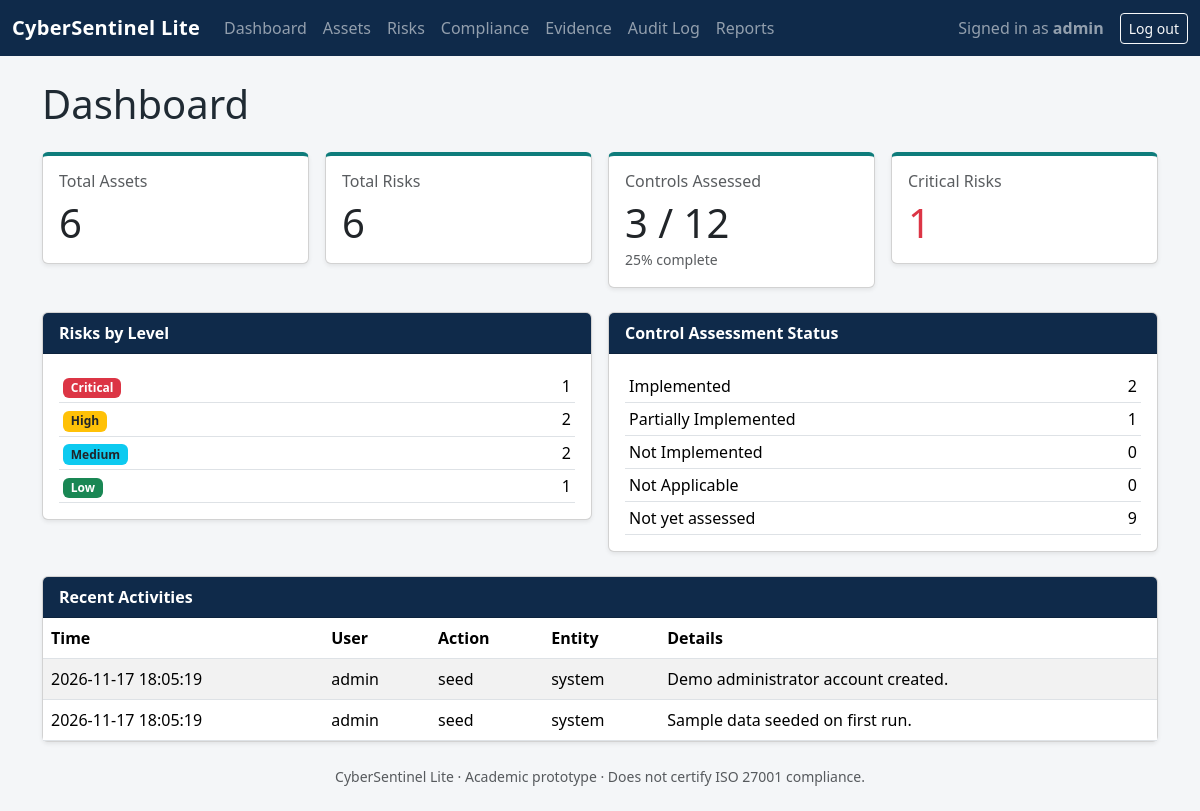
The page / (signed in) on the database its author committed.
### tables this page shows
CREATE TABLE audit_log (
            id INTEGER PRIMARY KEY AUTOINCREMENT,
            action TEXT NOT NULL,
            entity TEXT NOT NULL,
            entity_id INTEGER,
            username TEXT NOT NULL,
            timestamp TEXT NOT NULL,
            details TEXT
        );

### app.py (the view)
@app.route("/")
@login_required
def dashboard():
    db = get_db()
    total_assets = db.execute(
        "SELECT COUNT(*) FROM assets").fetchone()[0]
    total_risks = db.execute(
        "SELECT COUNT(*) FROM risks").fetchone()[0]
    level_rows = db.execute(
        "SELECT level, COUNT(*) AS c FROM risks GROUP BY level").fetchall()
    level_counts = {row["level"]: row["c"] for row in level_rows}
    for level in RISK_LEVELS:
        level_counts.setdefault(level, 0)
    total_controls = db.execute(
        "SELECT COUNT(*) FROM controls").fetchone()[0]
    assessed = db.execute(
        "SELECT COUNT(*) FROM assessments").fetchone()[0]
    status_rows = db.execute(
        "SELECT status, COUNT(*) AS c FROM assessments GROUP BY status"
    ).fetchall()
    status_counts = {row["status"]: row["c"] for row in status_rows}
    for status in CONTROL_STATUSES:
        status_counts.setdefault(status, 0)
    pct_complete = (
        round(assessed * 100 / total_controls) if total_controls else 0
    )
    recent = db.execute(
        "SELECT * FROM audit_log ORDER BY id DESC LIMIT 10").fetchall()
    return render_template(
        "dashboard.html",
        total_assets=total_assets,
        total_risks=total_risks,
        level_counts=level_counts,
        total_controls=total_controls,
        assessed=assessed,
        pct_complete=pct_complete,
        status_counts=status_counts,
        recent=recent,
    )

### app.py (called while the page is built)
def get_db():
    if "db" not in g:
        g.db = sqlite3.connect(app.config["DATABASE"])
        g.db.row_factory = sqlite3.Row
        g.db.execute("PRAGMA foreign_keys = ON")
    return g.db

def login_required(view):
    from functools import wraps
    @wraps(view)
    def wrapped(*args, **kwargs):
        if "username" not in session:
            flash("Please log in to continue.", "warning")
            return redirect(url_for("login", next=request.path))
        return view(*args, **kwargs)
    return wrapped

### templates/dashboard.html (shortened to what this page needs)
{% extends "base.html" %}
{% block content %}
<h1 class="mb-4">Dashboard</h1>
<div class="row g-3 mb-4">
  <div class="col-md-3">
    <div class="card stat-card shadow-sm">
      <div class="card-body">
        <h6 class="text-muted">Total Assets</h6>
        <p class="display-6 mb-0">{{ total_assets }}</p>
      </div>
    </div>
  </div>
  <div class="col-md-3">
    <div class="card stat-card shadow-sm">
      <div class="card-body">
        <h6 class="text-muted">Total Risks</h6>
        <p class="display-6 mb-0">{{ total_risks }}</p>
      </div>
    </div>
  </div>
  <div class="col-md-3">
    <div class="card stat-card shadow-sm">
      <div class="card-body">
        <h6 class="text-muted">Controls Assessed</h6>
        <p class="display-6 mb-0">{{ assessed }} / {{ total_controls }}</p>
        <small class="text-muted">{{ pct_complete }}% complete</small>
      </div>
    </div>
  </div>
  <div class="col-md-3">
    <div class="card stat-card shadow-sm">
      <div class="card-body">
        <h6 class="text-muted">Critical Risks</h6>
        <p class="display-6 mb-0 text-danger">{{ level_counts['Critical'] }}</p>
      </div>
    </div>
  </div>
</div>
<div class="row g-3 mb-4">
  <div class="col-md-6">
    <div class="card shadow-sm">
      <div class="card-header bg-navy text-white">Risks by Level</div>
      <div class="card-body">
        <table class="table table-sm mb-0">
          <tbody>
            <tr><td><span class="badge bg-danger">Critical</span></td><td class="text-end">{{ level_counts['Critical'] }}</td></tr>
            <tr><td><span class="badge bg-warning text-dark">High</span></td><td class="text-end">{{ level_counts['High'] }}</td></tr>
            <tr><td><span class="badge bg-info text-dark">Medium</span></td><td class="text-end">{{ level_counts['Medium'] }}</td></tr>
            <tr><td><span class="badge bg-success">Low</span></td><td class="text-end">{{ level_counts['Low'] }}</td></tr>
          </tbody>
        </table>
      </div>
    </div>
  </div>
  <div class="col-md-6">
    <div class="card shadow-sm">
      <div class="card-header bg-navy text-white">Control Assessment Status</div>
      <div class="card-body">
        <table class="table table-sm mb-0">
          <tbody>
            <tr><td>Implemented</td><td class="text-end">{{ status_counts['Implemented'] }}</td></tr>
            <tr><td>Partially Implemented</td><td class="text-end">{{ status_counts['Partially Implemented'] }}</td></tr>
            <tr><td>Not Implemented</td><td class="text-end">{{ status_counts['Not Implemented'] }}</td></tr>
            <tr><td>Not Applicable</td><td class="text-end">{{ status_counts['Not Applicable'] }}</td></tr>
            <tr><td>Not yet assessed</td><td class="text-end">{{ total_controls - assessed }}</td></tr>
          </tbody>
        </table>
      </div>
    </div>
  </div>
</div>
<div class="card shadow-sm">
  <div class="card-header bg-navy text-white">Recent Activities</div>
  <div class="card-body p-0">
    {% if recent %}
    <table class="table table-striped mb-0">
      <thead>
        <tr><th>Time</th><th>User</th><th>Action</th><th>Entity</th><th>Details</th></tr>
      </thead>
      <tbody>
        {% for row in recent %}
        <tr>
          <td>{{ row['timestamp'] }}</td>
          <td>{{ row['username'] }}</td>
          <td>{{ row['action'] }}</td>
          <td>{{ row['entity'] }}{% if row['entity_id'] %} #{{ row['entity_id'] }}{% endif %}</td>
          <td>{{ row['details'] }}</td>
        </tr>
        {% endfor %}
      </tbody>
    </table>
    {% else %}
    <p class="p-3 mb-0 text-muted">No activity recorded yet.</p>
    {% endif %}
  </div>
</div>
{% endblock %}

### static/css/style.css (style rules this page uses)
:root { --navy: #0f2a4a; --teal: #0e7c7b; --teal-dark: #0a5e5d; }
body { background-color: #f4f6f8; color: #1f2a33; }
.bg-navy { background-color: var(--navy) !important; }
.card-header.bg-navy { font-weight: 600; }
.stat-card { border-top: 4px solid var(--teal); }
.table th { white-space: nowrap; }

### rows shown on the page
audit_log: timestamp "2026-11-17 18:05:19", username "admin", action "seed", entity "system", details "Demo administrator account created."
audit_log: timestamp "2026-11-17 18:05:19", username "admin", action "seed", entity "system", details "Sample data seeded on first run."

### other values the page prints
{{ session['username'] }} "admin"
{{ total_assets }} "6"
{{ total_risks }} "6"
{{ assessed }} "3"
{{ total_controls }} "12"
{{ pct_complete }} "25"
{{ level_counts['Critical'] }} "1"
{{ level_counts['High'] }} "2"
{{ level_counts['Medium'] }} "2"
{{ level_counts['Low'] }} "1"
{{ status_counts['Implemented'] }} "2"
{{ status_counts['Partially Implemented'] }} "1"
{{ status_counts['Not Implemented'] }} "0"
{{ status_counts['Not Applicable'] }} "0"
{{ total_controls - assessed }} "9"
